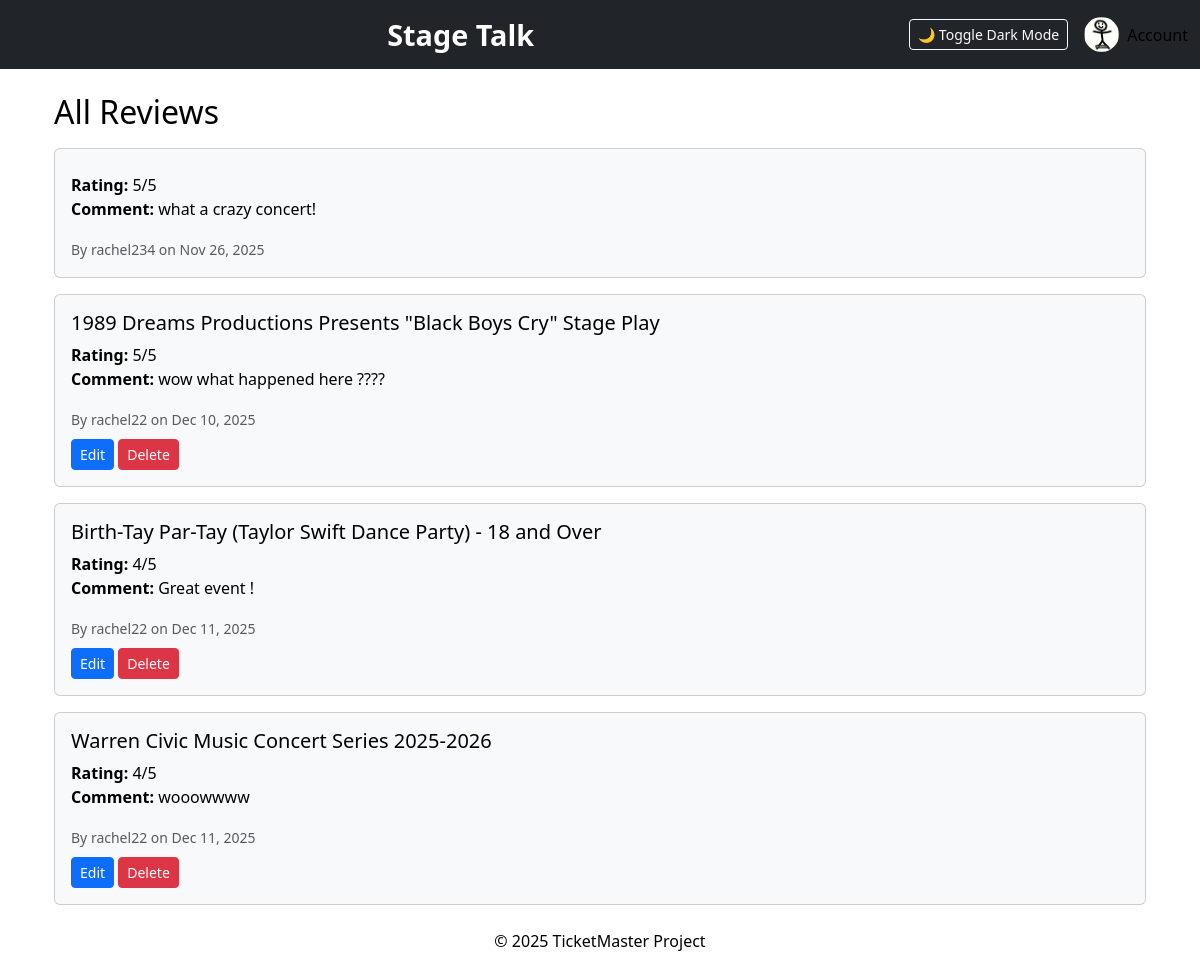
/reviews/ (signed in), run on the app's committed database.
### accountRegistration/models.py (models this page shows, shortened)
class Profile(models.Model):
    user = models.OneToOneField(User, on_delete=models.CASCADE)
    profile_picture = models.ImageField(upload_to='profile_pics/', default='profile_pics/default.jpg')

### TicketMaster/models.py (models this page shows, shortened)
class Review(models.Model):
    user = models.ForeignKey(User, on_delete=models.CASCADE)
    event = models.ForeignKey(Event, on_delete=models.CASCADE, related_name="reviews", null=True, blank=True)
    rating = models.IntegerField(choices=[(i, str(i)) for i in range(1, 6)])  # 1–5 star rating
    comment = models.TextField()
    created_at = models.DateTimeField(auto_now_add=True)  # auto timestamp when created
    updated_at = models.DateTimeField(auto_now=True)      # auto timestamp when updated

class Event(models.Model):
    name = models.CharField(max_length=255)
    start_date_time = models.DateTimeField(null=True, blank=True)  # store proper datetime objects
    venue_name = models.CharField(max_length=255, null=True, blank=True)
    venue_city = models.CharField(max_length=255, null=True, blank=True)
    image_url = models.URLField(null=True, blank=True)
    url = models.URLField(null=True, blank=True)

### TicketMaster/views.py (the view)
# urls.py: path('reviews/', views.review_list, name='review_list'),
def review_list(request):
    reviews = Review.objects.all()
    return render(request, 'reviews/review_list.html', {'reviews': reviews})

### templates/reviews/review_list.html
{% extends "base.html" %}
{% block content %}
<div class="container mt-4">
    <h2 class="mb-3">All Reviews</h2>
    {% for review in reviews %}
        <div class="card mb-3">
            <div class="card-body">
                <h5 class="card-title">{{ review.event.name }}</h5>
                <p class="card-text">
                    <strong>Rating:</strong> {{ review.rating }}/5 <br>
                    <strong>Comment:</strong> {{ review.comment }}
                </p>
                <small class="text-muted">By {{ review.user.username }} on {{ review.created_at|date:"M d, Y" }}</small>
                {% if request.user == review.user %}
                <div class="mt-2">
                    <a href="{% url 'edit_review' review.id %}" class="btn btn-primary btn-sm">Edit</a>
                    <a href="{% url 'delete_review' review.id %}" class="btn btn-danger btn-sm">Delete</a>
                </div>
                {% endif %}
            </div>
        </div>
    {% empty %}
        <p>No reviews yet. Be the first to write one!</p>
    {% endfor %}
</div>
{% endblock %}

### templates/base.html (shortened to what this page needs)
<!DOCTYPE html>
<html lang="en">
<head>
    <link href="https://cdn.jsdelivr.net/npm/bootstrap@5.3.0/dist/css/bootstrap.min.css" rel="stylesheet">
</head>
<body>
    <nav class="navbar navbar-expand-lg navbar-dark bg-dark">
        <div class="container-fluid d-flex justify-content-between align-items-center">
            <a class="navbar-brand site-title mx-auto" href="{% url 'events' %}">Stage Talk</a>
            <div class="d-flex align-items-center">
                <button id="darkModeToggle" class="btn btn-outline-light btn-sm me-3">🌙 Toggle Dark Mode</button>
                <a class="nav-link p-0" href="{% url 'upload_profile_picture' %}">
                    <img src="{{ user.profile.profile_picture.url }}"
                         alt="Profile Picture"
                         class="rounded-circle me-2"
                         width="35" height="35">
                </a>
                <a class="nav-link" href="{% url 'index' %}">Account</a>
            </div>
        </div>
    </nav>
    <div class="container mt-4">
        {% block content %}
        {% endblock %}
    </div>
    <footer class="text-center mt-4">
        <p>&copy; 2025 TicketMaster Project</p>
    </footer>
</body>
</html>

### templates/base.html (style rules this page uses)
:root { --bg-color: #ffffff; --text-color: #000000; --card-bg: #f8f9fa; --card-text: #000000; --link-color: #0d6efd; }
body { background-color: var(--bg-color); color: var(--text-color); }
.card { background-color: var(--card-bg) !important; color: var(--card-text) !important; }
.card-body { color: var(--card-text) !important; }
a { color: var(--link-color); }
.site-title { font-size: 1.8rem; font-weight: bold; text-align: center; }

### data on the page
Review: rating "5", comment "what a crazy concert!", user.username "rachel234", created_at "Nov 26, 2025"
Review: event.name "1989 Dreams Productions Presents \"Black Boys Cry\" Stage Play", rating "5", comment "wow what happened here ????", user.username "rachel22", created_at "Dec 10, 2025", shows "Edit"
Review: event.name "Birth-Tay Par-Tay (Taylor Swift Dance Party) - 18 and Over", rating "4", comment "Great event !", user.username "rachel22", created_at "Dec 11, 2025", shows "Edit"
Review: event.name "Warren Civic Music Concert Series 2025-2026", rating "4", comment "wooowwww", user.username "rachel22", created_at "Dec 11, 2025", shows "Edit"
